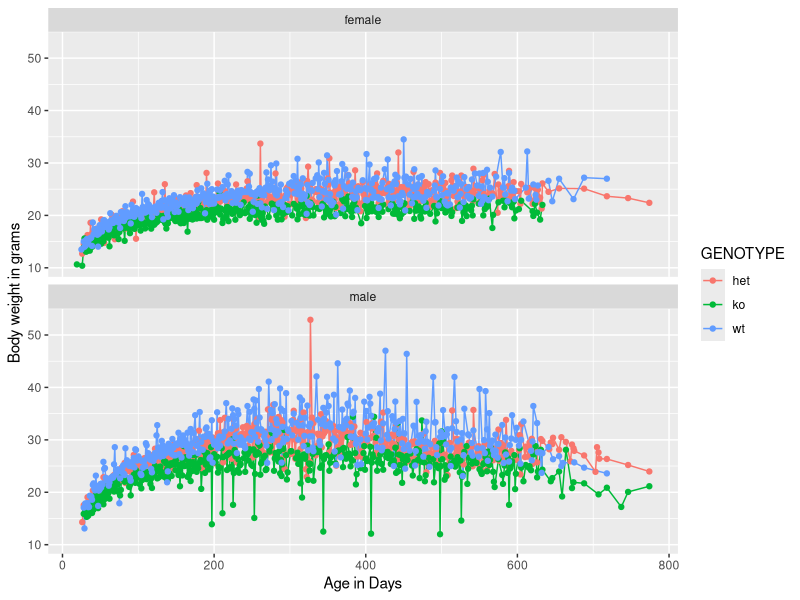
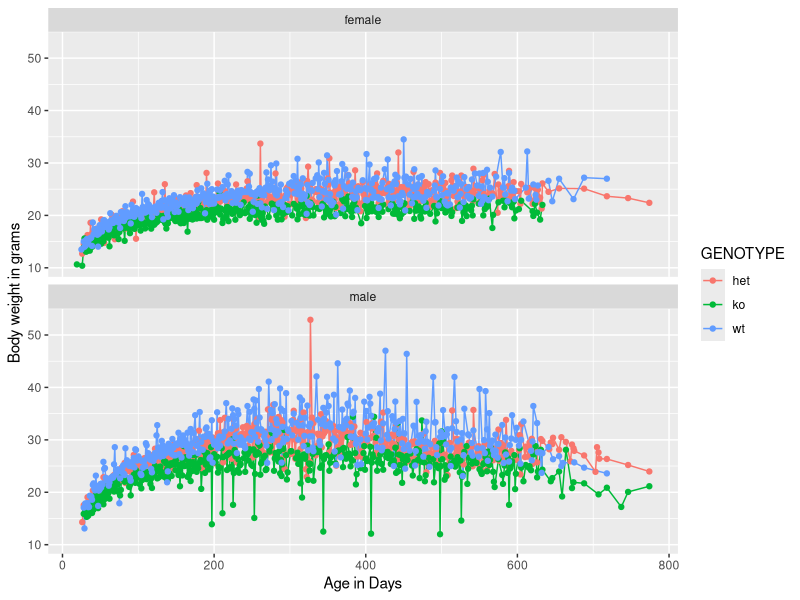

Generate these figures, in order, with R:
library(tidyverse)
library(lubridate)

### read master weight file into R
weights <- read_csv("share_weight.csv")
### Gather the data from columns into a single row for tidy data
wt_gather <- weights %>% gather(date, weight, 5:117)

### Convert the dates into machine-readable month-day-year dates
wt_gather$date <- mdy(wt_gather$date)
wt_gather$DOB <- mdy(wt_gather$DOB)

### Calculate the difference in days between the date of birth (DOB)
### and the specific date the weight was taken
### convert weight to numeric instead of character
wt_age <- wt_gather %>% 
  mutate(age_wt = date - DOB, age_wt = age_wt) %>% 
  filter(age_wt > 0)
wt_age$weight <- as.numeric(wt_age$weight)

### start the summarize pipe, exclude unknown genotypes, NA weights or outliers (> 55)
### group by SEX, GENOTYPE, and by the age in days then calc the mean
wt_sum <- wt_age %>% 
filter(GENOTYPE != "NA", GENOTYPE != "?", weight != "NA", weight < 55) %>% 
  group_by(SEX, GENOTYPE, age_wt) %>% 
  summarise(n = n(), weight = mean(weight, na.rm = T))

### view the end results
wt_sum

### Faceted graph by genotype and sex
(g1 <- ggplot(data = wt_sum, aes(x = age_wt, y = weight, color = GENOTYPE)) + 
    geom_line() + geom_point() + facet_wrap(~SEX, nrow = 2) + labs(x = "Age in Days", y = "Body weight in grams"))

### save the plot
ggsave("weight_age.png", width = 30, height = 20, units = "cm")

###  Save table to CSV file
write.csv(wt_age, "wt_age.csv")
